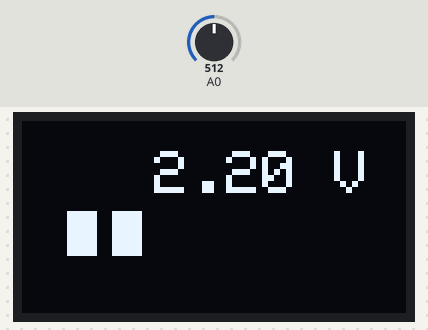
The sketch below on a simulated Arduino Uno, built with avr-gcc and run on an emulated ATmega328P. Shown: 128×64 one-colour display. The inputs (shaded band) are chosen by the test bench; at power-on: A0 = 512.

Above: at 1.8 s.
1.9 s: A0 set to 243
At 2.9 s:
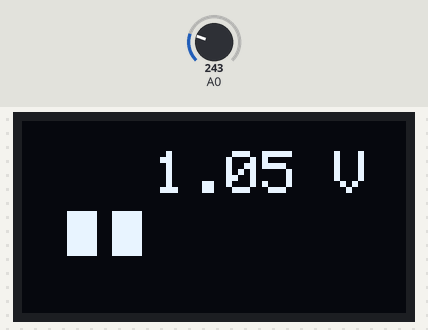
3.6 s: A0 set to 223
At 5.2 s:
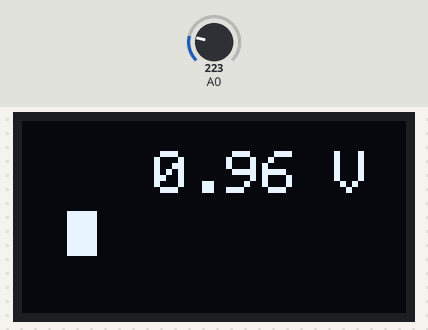
5.6 s: A0 set to 0
At 7.4 s:
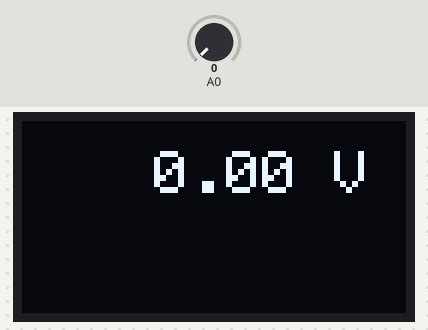
7.7 s: A0 set to 511
At 8.7 s:
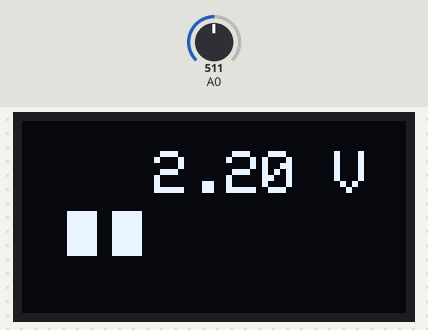
Timing chart, 0 to 10.7 s (numbered marks = the images above; inputs shaded):
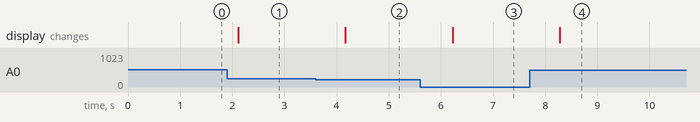

Measured:
- the behaviour switches between 233 and 232 on A0 (found by bisection; images 1 and 2)
- after the input at 1.9 s, the display: changes after 0.21 s (image 1)
- after the input at 3.6 s, the display: changes after 0.57 s (image 2)
- after the input at 5.6 s, the display: changes after 0.62 s (image 3)
- after the input at 7.7 s, the display: changes after 0.58 s (image 4)

The sketch:

battery_display.ino
```cpp
/*
 Arduino LiPo Battery Monitor
 By Roland
 from: https://www.teachmemicro.com/arduino-lipo-battery-monitor
*/

#include <SPI.h>
#include <Adafruit_GFX.h>
#include <Wire.h>
#include <Adafruit_GFX.h>
#include <Adafruit_SSD1306.h>


//OLED define
#define SCREEN_WIDTH 128 // OLED display width, in pixels
#define SCREEN_HEIGHT 64 // OLED display height, in pixels
// Declaration for an SSD1306 display connected to I2C (SDA, SCL pins)
Adafruit_SSD1306 display(SCREEN_WIDTH, SCREEN_HEIGHT, &Wire, -1);

float ARef = 1.1;

void setup() {
  // put your setup code here, to run once:
   analogReference(INTERNAL);
   if (!display.begin(SSD1306_SWITCHCAPVCC, 0x3C)) {
    Serial.println(F("SSD1306 allocation failed"));
    for (;;);
   }
   display.setTextSize(2);
   display.setTextColor(WHITE);
}

void loop() {
  // put your main code here, to run repeatedly:
  float raw = analogRead(A0);
  float x = raw/1023;
  float voltage = x*ARef*4;
  display.clearDisplay();
  display.setCursor( 32, 10 );
  display.print(" ");
  display.print(voltage);
  display.println(" V");
  if(voltage > 0 ){
    //one bar
    display.fillRect(15,30,10,15,WHITE);//
  }
  if(voltage > 1 ){
    //two bar
    display.fillRect(25,30,5,15,BLACK);
    display.fillRect(30,30,10,15,WHITE);//
  }
  if(voltage > 2.775 ){
    //three bar
    display.fillRect(40,30,5,15,BLACK);
    display.fillRect(45,30,10,15,WHITE);//
  }
  if(voltage > 3.7) {
    //full bars
    display.fillRect(55,30,5,15,BLACK);
    display.fillRect(60,30,10,15,WHITE);//
  }
  display.display();
  delay(1000);
}
```
